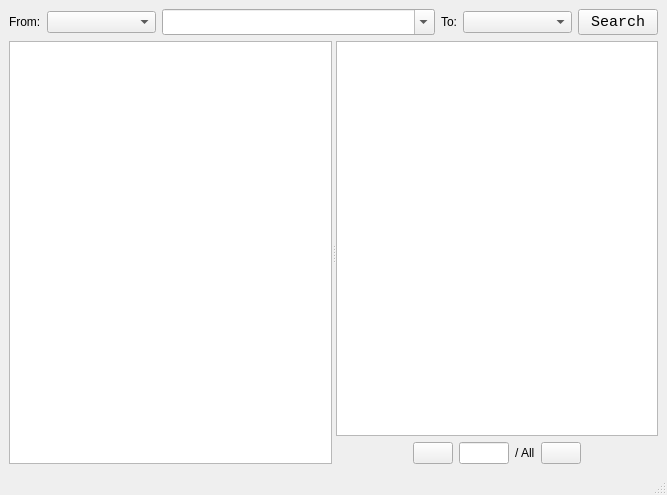
<?xml version="1.0" encoding="UTF-8"?>
<ui version="4.0">
 <class>MainWindow</class>
 <widget class="QMainWindow" name="MainWindow">
  <property name="geometry">
   <rect>
    <x>0</x>
    <y>0</y>
    <width>667</width>
    <height>495</height>
   </rect>
  </property>
  <property name="windowTitle">
   <string>MainWindow</string>
  </property>
  <property name="styleSheet">
   <string notr="true"/>
  </property>
  <widget class="QWidget" name="centralwidget">
   <property name="styleSheet">
    <string notr="true"/>
   </property>
   <layout class="QVBoxLayout" name="verticalLayout_3">
    <item>
     <layout class="QVBoxLayout" name="verticalLayout_2">
      <item>
       <layout class="QHBoxLayout" name="horizontalLayout" stretch="2,8,20,0,8,4">
        <item>
         <widget class="QLabel" name="label">
          <property name="text">
           <string>From:</string>
          </property>
         </widget>
        </item>
        <item>
         <widget class="QComboBox" name="fromBox"/>
        </item>
        <item>
         <widget class="QComboBox" name="comboBox">
          <property name="sizePolicy">
           <sizepolicy hsizetype="Expanding" vsizetype="Preferred">
            <horstretch>0</horstretch>
            <verstretch>0</verstretch>
           </sizepolicy>
          </property>
          <property name="maximumSize">
           <size>
            <width>16777215</width>
            <height>40</height>
           </size>
          </property>
          <property name="editable">
           <bool>true</bool>
          </property>
          <property name="minimumContentsLength">
           <number>3</number>
          </property>
         </widget>
        </item>
        <item>
         <widget class="QLabel" name="label_2">
          <property name="text">
           <string>To:</string>
          </property>
         </widget>
        </item>
        <item>
         <widget class="QComboBox" name="toBox"/>
        </item>
        <item>
         <widget class="QPushButton" name="goButton">
          <property name="font">
           <font>
            <family>Monospace</family>
            <pointsize>11</pointsize>
           </font>
          </property>
          <property name="styleSheet">
           <string notr="true"/>
          </property>
          <property name="text">
           <string>Search</string>
          </property>
         </widget>
        </item>
       </layout>
      </item>
      <item>
       <widget class="QSplitter" name="splitter">
        <property name="orientation">
         <enum>Qt::Horizontal</enum>
        </property>
        <widget class="QListView" name="listView">
         <property name="font">
          <font>
           <family>Monospace</family>
           <pointsize>12</pointsize>
          </font>
         </property>
        </widget>
        <widget class="QWidget" name="">
         <layout class="QVBoxLayout" name="verticalLayout">
          <item>
           <widget class="QTableView" name="tableView">
            <property name="font">
             <font>
              <family>Monospace</family>
             </font>
            </property>
           </widget>
          </item>
          <item>
           <layout class="QHBoxLayout" name="horizontalLayout_2">
            <item>
             <spacer name="horizontalSpacer">
              <property name="orientation">
               <enum>Qt::Horizontal</enum>
              </property>
              <property name="sizeHint" stdset="0">
               <size>
                <width>40</width>
                <height>20</height>
               </size>
              </property>
             </spacer>
            </item>
            <item>
             <widget class="QPushButton" name="leftButton">
              <property name="text">
               <string/>
              </property>
              <property name="icon">
               <iconset theme="go-previous">
                <normaloff/>
               </iconset>
              </property>
             </widget>
            </item>
            <item>
             <widget class="QLineEdit" name="pageEdit">
              <property name="sizePolicy">
               <sizepolicy hsizetype="Fixed" vsizetype="Fixed">
                <horstretch>0</horstretch>
                <verstretch>0</verstretch>
               </sizepolicy>
              </property>
              <property name="minimumSize">
               <size>
                <width>20</width>
                <height>20</height>
               </size>
              </property>
              <property name="maximumSize">
               <size>
                <width>50</width>
                <height>16777215</height>
               </size>
              </property>
             </widget>
            </item>
            <item>
             <widget class="QLabel" name="pageLabel">
              <property name="text">
               <string>/ All</string>
              </property>
             </widget>
            </item>
            <item>
             <widget class="QPushButton" name="rightButton">
              <property name="text">
               <string/>
              </property>
              <property name="icon">
               <iconset theme="go-next">
                <normaloff/>
               </iconset>
              </property>
             </widget>
            </item>
            <item>
             <spacer name="horizontalSpacer_2">
              <property name="orientation">
               <enum>Qt::Horizontal</enum>
              </property>
              <property name="sizeHint" stdset="0">
               <size>
                <width>40</width>
                <height>20</height>
               </size>
              </property>
             </spacer>
            </item>
           </layout>
          </item>
         </layout>
        </widget>
       </widget>
      </item>
     </layout>
    </item>
   </layout>
  </widget>
  <widget class="QMenuBar" name="menubar">
   <property name="geometry">
    <rect>
     <x>0</x>
     <y>0</y>
     <width>667</width>
     <height>22</height>
    </rect>
   </property>
   <property name="font">
    <font>
     <family>Monospace</family>
     <pointsize>9</pointsize>
    </font>
   </property>
  </widget>
  <widget class="QStatusBar" name="statusbar"/>
  <action name="action_About">
   <property name="text">
    <string>&amp;About</string>
   </property>
  </action>
 </widget>
 <resources>
  <include location="tatoeba.qrc"/>
 </resources>
 <connections/>
</ui>
